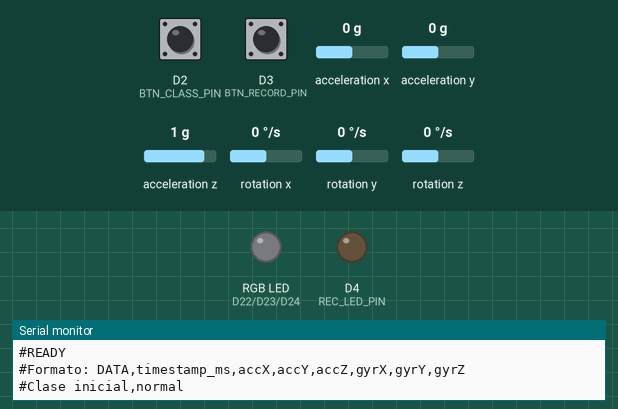
Simulated run of this sketch. Board: Arduino Nano 33 BLE. Parts: an RGB LED mixed from three pins (HIGH = lit), output pins drawn as LEDs (lit = HIGH), the last lines printed to the serial monitor. The inputs (shaded band) are chosen by the test bench; at power-on: D2 (BTN_CLASS_PIN) HIGH, D3 (BTN_RECORD_PIN) HIGH, acceleration x 0 g, acceleration y 0 g, acceleration z 1 g, rotation x 0 °/s, rotation y 0 °/s, rotation z 0 °/s.

Above: at 1.2 s.
1.3 s: D2 (BTN_CLASS_PIN) pulled LOW for 0.15 s
At 2.2 s:
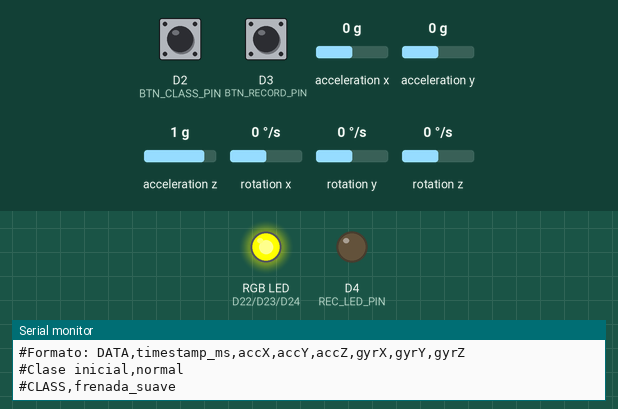
2.9 s: D3 (BTN_RECORD_PIN) pulled LOW for 0.15 s
At 3.4 s:
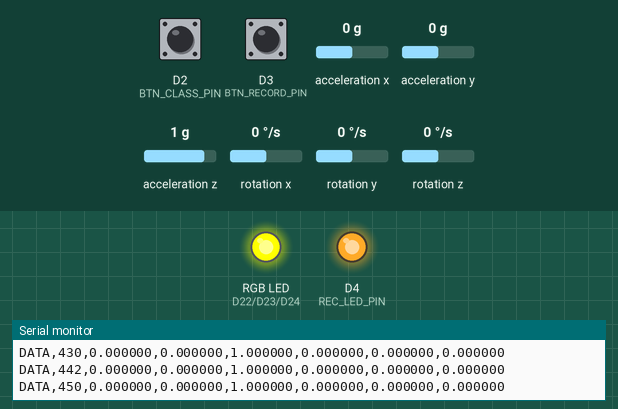
4.5 s: D3 (BTN_RECORD_PIN) pulled LOW for 1 s
At 5.9 s:
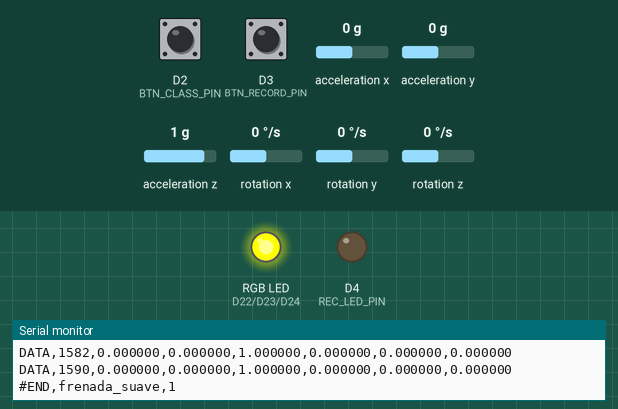
7.0 s: D2 (BTN_CLASS_PIN) pulled LOW for 1 s
At 7.7 s:
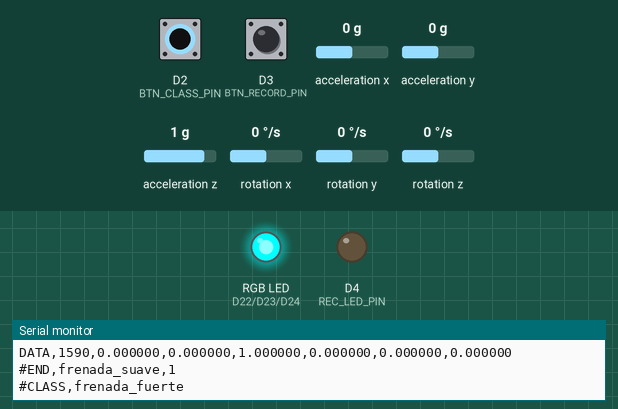
9.5 s: D2 (BTN_CLASS_PIN) pulled LOW for 0.15 s
At 10.7 s:
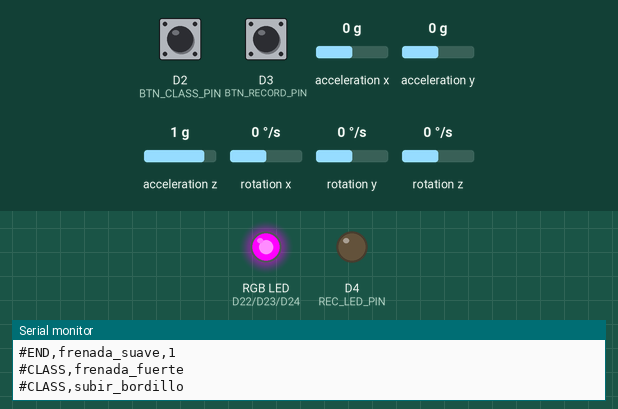
11.1 s: D3 (BTN_RECORD_PIN) pulled LOW for 0.15 s
At 12.0 s:
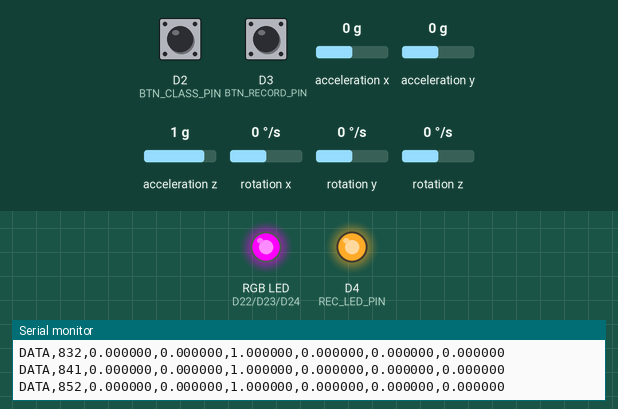
Timing chart, 0 to 13.7 s (numbered marks = the images above; inputs shaded):
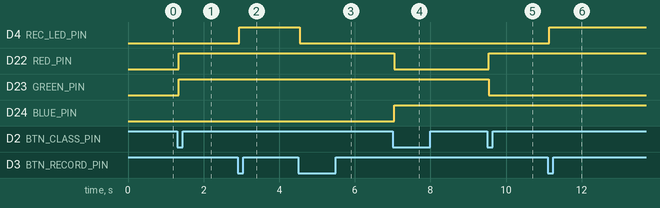

Measured:
- after the input at 1.3 s, D22 (RED_PIN), D23 (GREEN_PIN): LOW → HIGH at once
- after the input at 2.9 s, D4 (REC_LED_PIN): LOW → HIGH at once
- after the input at 4.5 s, D4 (REC_LED_PIN): HIGH → LOW after 0.05 s
- after the input at 7.0 s, D22 (RED_PIN): HIGH → LOW at once; D24 (BLUE_PIN): LOW → HIGH at once
- after the input at 9.5 s, D22 (RED_PIN): LOW → HIGH at once; D23 (GREEN_PIN): HIGH → LOW at once
- after the input at 11.1 s, D4 (REC_LED_PIN): LOW → HIGH at once

The sketch:

captura_dataset.ino
```cpp
#include <Arduino_LSM9DS1.h>

// =======================
// PINES
// =======================
#define BTN_CLASS_PIN 2
#define BTN_RECORD_PIN 3
#define REC_LED_PIN 4

// LED RGB interno de Arduino Nano 33 BLE Sense
#define RED_PIN 22
#define GREEN_PIN 23
#define BLUE_PIN 24

// =======================
// CONFIGURACIÓN
// =======================
const unsigned long SAMPLE_PERIOD_US = 10000;      // 100 Hz = una muestra cada 10 ms
const unsigned long RECORD_DURATION_MS = 60000;    // 60 s. Para probar en casa puedes poner 10000

// =======================
// CLASES
// =======================
enum ClassId {
  NORMAL = 0,
  FRENADA_SUAVE,
  FRENADA_FUERTE,
  SUBIR_BORDILLO,
  NUM_CLASSES
};

const char* classNames[NUM_CLASSES] = {
  "normal",
  "frenada_suave",
  "frenada_fuerte",
  "subir_bordillo"
};

ClassId currentClass = NORMAL;

// =======================
// ESTADO DE GRABACIÓN
// =======================
bool recording = false;
unsigned long recordStartMs = 0;
unsigned long lastSampleUs = 0;
unsigned int recordCounter = 0;

// Variables IMU
float ax = 0, ay = 0, az = 0;
float gx = 0, gy = 0, gz = 0;

// =======================
// ANTIRREBOTE BOTONES
// =======================
struct DebouncedButton {
  int pin;
  int stableState;
  int lastReading;
  unsigned long lastChangeMs;
};

DebouncedButton btnClass = {BTN_CLASS_PIN, HIGH, HIGH, 0};
DebouncedButton btnRecord = {BTN_RECORD_PIN, HIGH, HIGH, 0};

const unsigned long DEBOUNCE_MS = 40;

bool buttonFell(DebouncedButton &btn) {
  int reading = digitalRead(btn.pin);

  if (reading != btn.lastReading) {
    btn.lastChangeMs = millis();
    btn.lastReading = reading;
  }

  if ((millis() - btn.lastChangeMs) > DEBOUNCE_MS) {
    if (reading != btn.stableState) {
      int previous = btn.stableState;
      btn.stableState = reading;

      // Con INPUT_PULLUP:
      // sin pulsar = HIGH
      // pulsado = LOW
      if (previous == HIGH && btn.stableState == LOW) {
        return true;
      }
    }
  }

  return false;
}

// =======================
// LED RGB INTERNO
// En Nano 33 BLE Sense normalmente es activo a nivel bajo:
// LOW enciende, HIGH apaga.
// =======================
void setRGB(bool redOn, bool greenOn, bool blueOn) {
  digitalWrite(RED_PIN, redOn ? LOW : HIGH);
  digitalWrite(GREEN_PIN, greenOn ? LOW : HIGH);
  digitalWrite(BLUE_PIN, blueOn ? LOW : HIGH);
}

void showCurrentClassColor() {
  switch (currentClass) {
    case NORMAL:
      setRGB(true, true, true);      // blanco
      break;

    case FRENADA_SUAVE:
      setRGB(false, false, true);    // azul
      break;

    case FRENADA_FUERTE:
      setRGB(true, false, false);    // rojo
      break;

    case SUBIR_BORDILLO:
      setRGB(false, true, false);    // verde
      break;

    default:
      setRGB(false, false, false);   // apagado
      break;
  }
}

// =======================
// CAMBIAR CLASE
// =======================
void nextClass() {
  currentClass = (ClassId)((currentClass + 1) % NUM_CLASSES);

  showCurrentClassColor();

  Serial.print("#CLASS,");
  Serial.println(classNames[currentClass]);
}

// =======================
// INICIAR GRABACIÓN
// =======================
void startRecording() {
  if (recording) return;

  recording = true;
  recordStartMs = millis();
  lastSampleUs = micros();
  recordCounter++;

  digitalWrite(REC_LED_PIN, HIGH);

  Serial.print("#START,");
  Serial.print(classNames[currentClass]);
  Serial.print(",");
  Serial.println(recordCounter);
}

// =======================
// PARAR GRABACIÓN
// =======================
void stopRecording() {
  if (!recording) return;

  recording = false;
  digitalWrite(REC_LED_PIN, LOW);

  Serial.print("#END,");
  Serial.print(classNames[currentClass]);
  Serial.print(",");
  Serial.println(recordCounter);
}

// =======================
// LEER IMU
// =======================
void updateIMU() {
  if (IMU.accelerationAvailable()) {
    IMU.readAcceleration(ax, ay, az);
  }

  if (IMU.gyroscopeAvailable()) {
    IMU.readGyroscope(gx, gy, gz);
  }
}

// =======================
// SETUP
// =======================
void setup() {
  pinMode(BTN_CLASS_PIN, INPUT_PULLUP);
  pinMode(BTN_RECORD_PIN, INPUT_PULLUP);
  pinMode(REC_LED_PIN, OUTPUT);

  pinMode(RED_PIN, OUTPUT);
  pinMode(GREEN_PIN, OUTPUT);
  pinMode(BLUE_PIN, OUTPUT);

  digitalWrite(REC_LED_PIN, LOW);
  setRGB(false, false, false);

  Serial.begin(230400);

  // Espera corta al puerto serie
  unsigned long t0 = millis();
  while (!Serial && (millis() - t0 < 5000)) {
    delay(10);
  }

  if (!IMU.begin()) {
    Serial.println("#ERROR,IMU_no_inicializada");
    setRGB(true, false, false); // rojo
    while (1) {
      delay(100);
    }
  }

  showCurrentClassColor();

  Serial.println("#READY");
  Serial.println("#Formato: DATA,timestamp_ms,accX,accY,accZ,gyrX,gyrY,gyrZ");
  Serial.print("#Clase inicial,");
  Serial.println(classNames[currentClass]);
}

// =======================
// LOOP PRINCIPAL
// =======================
void loop() {
  updateIMU();

  // Cambiar clase solo si no estamos grabando
  if (buttonFell(btnClass) && !recording) {
    nextClass();
  }

  // Empezar/parar grabación
  if (buttonFell(btnRecord)) {
    if (!recording) {
      startRecording();
    } else {
      stopRecording();
    }
  }

  // Si estamos grabando, enviar muestras a 100 Hz
  if (recording) {
    unsigned long nowMs = millis();

    // Parada automática al llegar a la duración
    if (nowMs - recordStartMs >= RECORD_DURATION_MS) {
      stopRecording();
      return;
    }

    unsigned long nowUs = micros();

    if (nowUs - lastSampleUs >= SAMPLE_PERIOD_US) {
      lastSampleUs += SAMPLE_PERIOD_US;

      unsigned long tRel = nowMs - recordStartMs;

      Serial.print("DATA,");
      Serial.print(tRel);
      Serial.print(",");
      Serial.print(ax, 6);
      Serial.print(",");
      Serial.print(ay, 6);
      Serial.print(",");
      Serial.print(az, 6);
      Serial.print(",");
      Serial.print(gx, 6);
      Serial.print(",");
      Serial.print(gy, 6);
      Serial.print(",");
      Serial.println(gz, 6);
    }
  }
}
```
